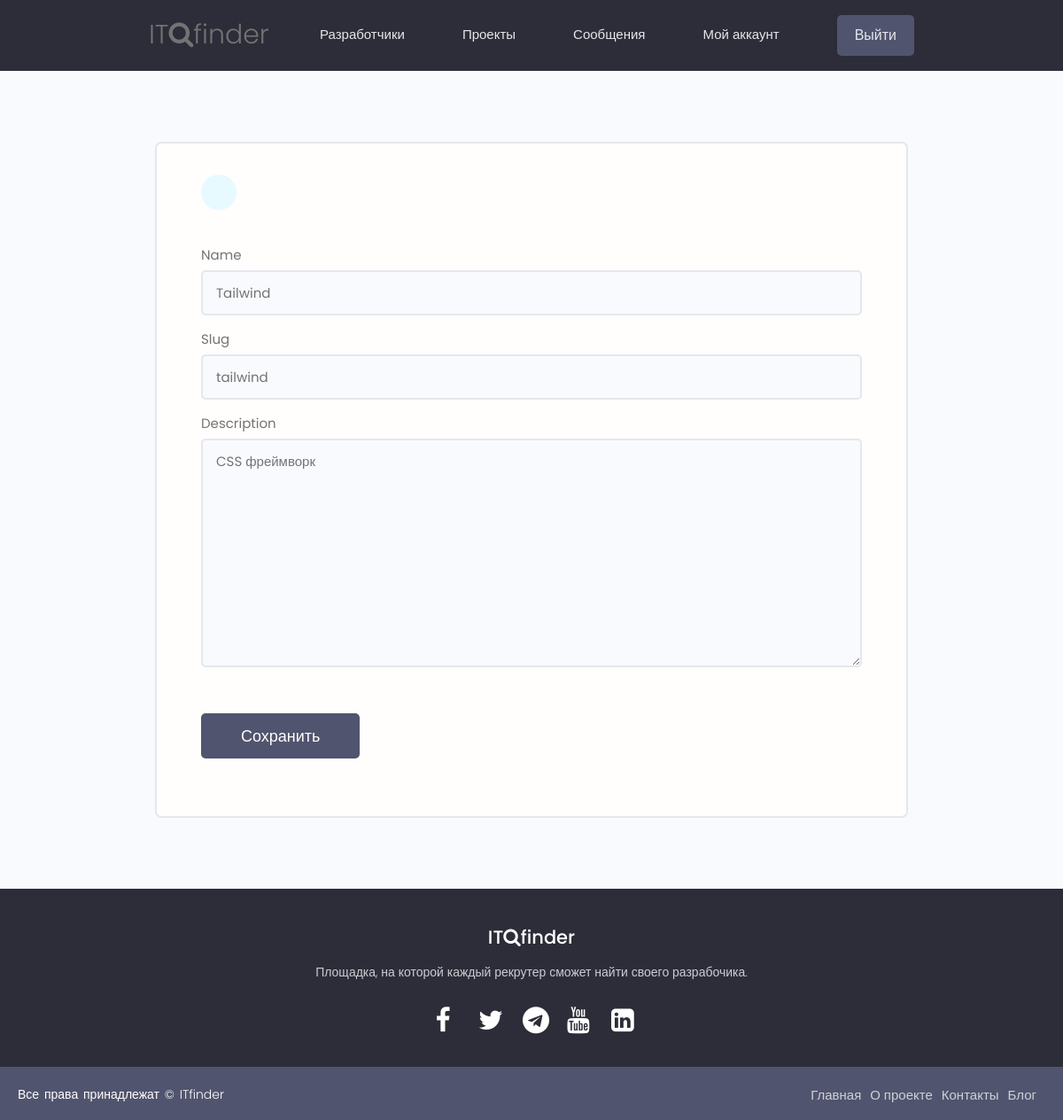
The app's page /update-skill/tailwind/ (signed in) with its own data.
### users/models.py (models this page shows, shortened)
class Skill(models.Model):
    name = models.CharField(max_length=50, blank=True, null=True)
    slug = models.SlugField()
    description = models.TextField(null=True, blank=True)
    created = models.DateTimeField(auto_now_add=True)
    id = models.UUIDField(default=uuid.uuid4, unique=True,
                          primary_key=True, editable=False)

### users/views.py (the view)
# urls.py: path('update-skill/<slug:skill_slug>/', views.updateSkill, name="update-skill"),
@login_required(login_url='login')
def updateSkill(request, skill_slug):
    profile = request.user.profile
    skill = profile.skills.get(slug=skill_slug)
    form = SkillForm(instance=skill)
    if request.method == 'POST':
        form = SkillForm(request.POST, instance=skill)
        if form.is_valid():
            form.save()
            messages.success(request, 'Навык успешно обновлен')
            return redirect('account')
    context = {'form': form}
    return render(request, 'users/skill_form.html', context)

### users/forms.py
class SkillForm(ModelForm):
    class Meta:
        model = Skill
        fields = '__all__'
        exclude = ['owner']
    def __init__(self, *args, **kwargs):
        super(SkillForm, self).__init__(*args, **kwargs)
        for name, field in self.fields.items():
            field.widget.attrs.update({'class': 'input'})

### users/templates/users/skill_form.html (shortened to what this page needs)
{% extends 'base.html' %}
{% block content %}
<main class="formPage my-xl">
    <div class="content-box">
        <div class="formWrapper">
            <a class="backButton" href="{% url 'account' %}"></a>
            <br>
            <form class="form" method="POST" action="">
                {% for field in form %}
                <div class="form__field">
                    <label for="formInput#text"> {{ field.label }}</label>
                    {{ field }}
                </div>
                {% endfor %}
                <input class="btn btn--sub btn--lg  my-md" type="submit" value="Сохранить" />
            </form>
        </div>
    </div>
</main>
{% endblock %}

### static/styles/main.css (style rules this page uses)
* { margin: 0; padding: 0; box-sizing: border-box; }
:root { --color-sub: #2d2d39; }
.btn--sub { background-color: var(--color-sub-light); }
.content-box { width: 95%; max-width: 85rem; margin: 0 auto; }
.backButton { background: var(--color-main-light); color: var(--color-main); width: 4rem; height: 4rem; display: flex; align-items: center; justify-content: center; border-radius: 50%; }
.formPage .formWrapper { list-style: none; background: var(--color-white); padding: 3.5rem 5rem; border: 2px solid var(--color-light); border-radius: 0.7rem; }

### static/uikit/styles/modules/_variables.css (style rules this page uses)
:root { --color-main: #5aa5b9; --color-main-light: #e6faff; --color-sub: #3f4156; --color-sub-light: #51546e; --color-sub-lighter: #ededfd; --color-text: #737373; --color-gray: #8b8b8b; --color-light: #e5e7eb; --color-light-gray: #767676; --color-bg: #f8fafd; --color-white: #fffefd; --color-white-light: #f3f3f3; --color-success: #359e64; --color-success-bg: #def8e8; --color-error: #fc4b0b; --color-error-bg: #fff2ee; --font-base: 'Poppins', arial, helvetica, 'Segoe UI', roboto, ubuntu, sans-serif; --font-monospace: 'Fira Code', 'Courier New', courier, monospace; --font-regular: 300; --font-medium: 500; --font-bold: 700; --generic-shadow: 1px 1px 5px #00000010; --generic-transition: all 0.3s ease-in-out; }

### static/uikit/styles/modules/_base.css (style rules this page uses)
* { margin: 0; padding: 0; box-sizing: border-box; text-rendering: optimizeLegibility; color: inherit; font-size: inherit; }
html { font-size: 50%; }
@media only screen and (min-width: 480px) { html { font-size: 56.25%; } }
@media only screen and (min-width: 1200px) { html { font-size: 62.5%; } }
body { line-height: 1.6; font-weight: 400; font-size: 1.5rem; color: var(--color-text); background-color: var(--color-bg); min-height: 100vh; }

### static/uikit/styles/modules/_typography.css (style rules this page uses)
* { font-family: var(--font-base); }
a { padding-bottom: 2px; text-decoration: none; display: inline-block; color: var(--color-main); font-weight: var(--font-medium); }

### static/uikit/styles/modules/_utilities.css (style rules this page uses)
.my-md { margin: 3rem auto; }
.my-xl { margin: 8rem auto; }

### static/uikit/styles/modules/_button.css (style rules this page uses)
.btn { display: inline-block; position: relative; cursor: pointer; background-color: var(--color-light); font-weight: var(--font-medium); color: var(--color-sub); text-decoration: none; padding: 1rem 2rem; border-radius: 0.5rem; border: none; width: -webkit-fit-content; width: -moz-fit-content; width: fit-content; height: -webkit-fit-content; height: -moz-fit-content; height: fit-content; font-size: 1.6rem; outline-width: 0; outline-color: transparent; -webkit-backface-visibility: hidden; backface-visibility: hidden; transition: all 0.3s ease-in-out; }
.btn--sub { background-color: var(--color-sub); color: var(--color-white); }
.btn--lg { font-size: 1.8rem; padding: 1.2rem 4.5rem; }

### static/uikit/styles/modules/_form.css (style rules this page uses)
.form { display: block; }
.form__field { margin-top: 1.5rem; margin-bottom: 1.5rem; }
.form__label, .form__field > label { display: block; margin-bottom: 0.5rem; color: var(--color-text); }
input.input[type='text'], input.input[type='email'], input.input[type='password'], input.input[type='number'], select.input, textarea.input { min-width: 24rem; width: 100%; padding: 1.2rem 1.5rem; border-radius: 0.5rem; border: 2px solid var(--color-light); transition: all 0.3s ease-in-out; background-color: var(--color-bg); }

### records on screen
Skill: form "Tailwind" "tailwind" "CSS фреймворк"

### other values on screen
{{ field.label }} "Name" "Slug" "Description"
